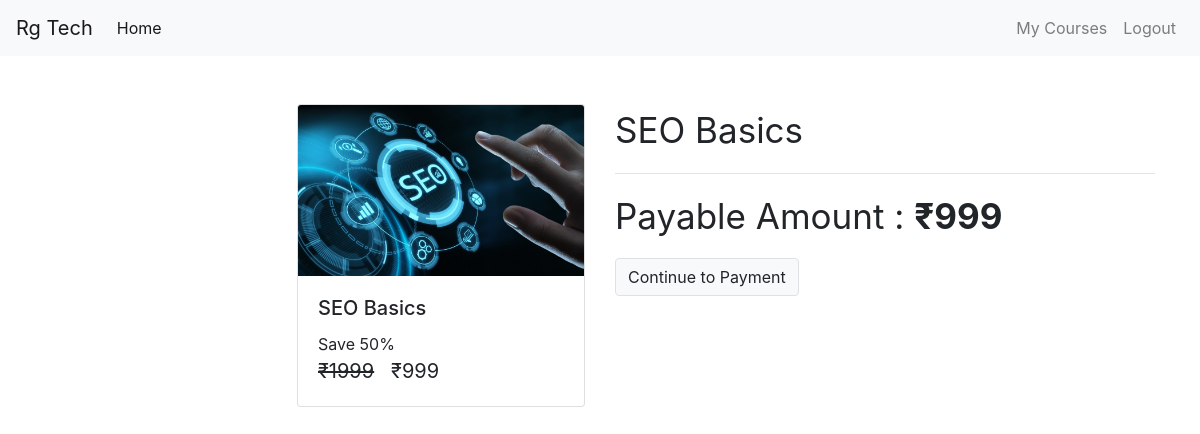
Page /check-out/SE)_basics_course (signed in) on the committed database.
### courses/models/course.py (models this page shows, shortened)
class Course(models.Model):
    name = models.CharField(max_length = 50 , null = False)
    slug = models.CharField(max_length = 50 , null = False , unique = True)
    description = models.CharField(max_length = 200 , null = True)
    price = models.IntegerField(null=False)
    discount = models.IntegerField(null=False , default = 0)
    active = models.BooleanField(default = False)
    thumbnail = models.ImageField(upload_to = "files/thumbnail")
    date = models.DateTimeField(auto_now_add= True)
    resource = models.FileField(upload_to = "files/resource")
    length = models.IntegerField(null=False)

### courses/views/checkout.py (the view, shortened to what this page needs)
# urls.py: path('check-out/<str:slug>', checkout , name = 'check-out'),
@login_required(login_url='/login')
def checkout(request , slug):
    course = Course.objects.get(slug  = slug)
    user = request.user
    action = request.GET.get('action')
    order = None
    payment = None
    error = None
    try:
        user_course = UserCourse.objects.get(user = user  , course = course)
        error = "You are Already Enrolled in this Course"
    except:
        pass
    amount=None
    if error is None :
        amount =  int((course.price - ( course.price * course.discount * 0.01 )) * 100)
    if amount==0:
        userCourse = UserCourse(user = user , course = course)
        userCourse.save()
        return redirect('my-courses')
    context = {
        "course" : course ,
        "order" : order,
        "payment" : payment,
        "user" : user ,
        "email":user.email,
        "error" : error
    }
    return  render(request , template_name="courses/check_out.html" , context=context )

### courses/templatetags/course_custom_tags.py (called while the page is built)
@register.simple_tag
def cal_sellprice(price , discount):
    if discount is None or discount is 0:
        return price
    sellprice = price
    sellprice = price - ( price * discount * 0.01 )
    return math.floor(sellprice)

@register.filter
def rupee(price):
    return f'₹{price}'

### courses/templates/courses/check_out.html (shortened to what this page needs)
{% extends 'courses/base.html' %}
{% load course_custom_tags %}
{%block content%}
<div class="container">
    <br>
    <br>
    <div class="row ">
        <div class="col mr-auto ">
            <div class="card ml-auto" style="width: 18rem;">
                <img class="card-img-top" src="{{course.thumbnail.url}}" alt="Card image cap">
                <div class="card-body">
                    <h5 class="card-title">{{course.name}}</h5>
                    <p class="card-text m-0 p-0">
                        Save {{course.discount}}%
                        <br>
                        <span class="price">
                            <del>{{course.price|rupee}}</del>
                            <span>{% cal_sellprice course.price course.discount as value %} {{value|rupee}}</span>
                        </span>
                    </p>
                </div>
            </div>
        </div>
        <div class="col ">
            <div>
                <p class="display-5">{{course.name}}</p>
                <hr>
                <p class="display-5">Payable Amount : <b>{% cal_sellprice course.price course.discount as value %}
                        {{value|rupee}}</b></p>
                <a class="btn btn-light border" href="?action=create_payment">Continue to Payment</a>
            </div>
        </div>
    </div>
</div>
{%endblock%}

### courses/static/courses/css/common.css (style rules this page uses)
.price { font-size: 20px; }
.display-5 { font-size: 35px; }

### rows in the picture
Course: thumbnail (picture), name "SEO Basics", discount "50", price "₹1999"

### other values in the picture
{{ value|rupee }} "₹999"
